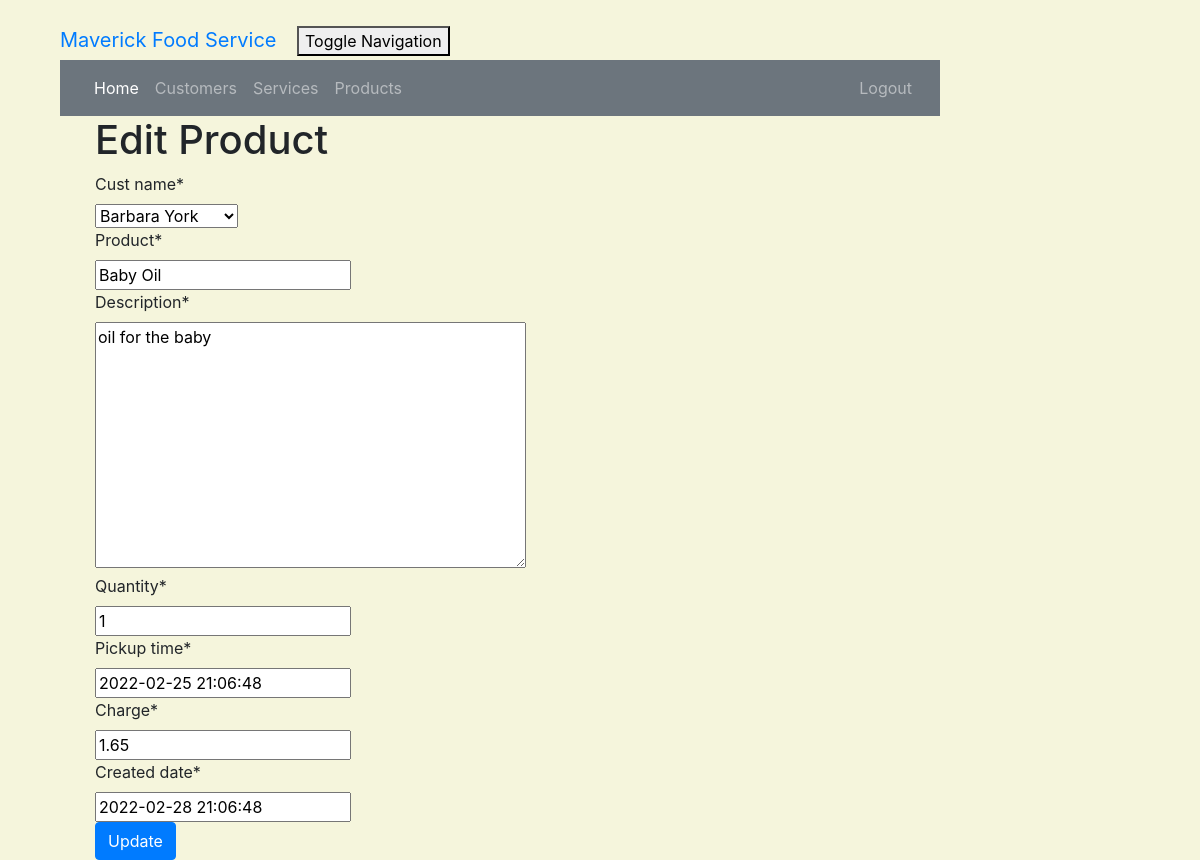
Screenshot of /product/1/edit/ (signed in) with the database file from the repository.
### crm/models.py (models this page shows, shortened)
class Customer(models.Model):
    cust_name = models.CharField(max_length=50)
    email = models.EmailField(max_length=100)
    phone = models.CharField(max_length=20)
    bldgroom = models.CharField(max_length=100)
    address = models.CharField(max_length=200)
    city = models.CharField(max_length=50)
    state = models.CharField(max_length=50)
    zipcode = models.CharField(max_length=10)
    organization = models.CharField(max_length=100)
    role = models.CharField(max_length=100)
    def __str__(self):
        return self.cust_name

class Product(models.Model):
    cust_name = models.ForeignKey(Customer, on_delete=models.CASCADE, related_name='products')
    product = models.CharField(max_length=100)
    description = models.TextField()
    quantity = models.IntegerField()
    pickup_time = models.DateTimeField(
        default=timezone.now)
    charge = models.DecimalField(max_digits=10, decimal_places=2)
    created_date = models.DateTimeField(
        default=timezone.now)
    updated_date = models.DateTimeField(auto_now_add=True)

### crm/views.py (the view)
# urls.py: path('product/<int:pk>/edit/', views.product_edit, name='product_edit'),
@login_required
def product_edit(request, pk):
    product = get_object_or_404(Product, pk=pk)
    if request.method == "POST":
        form = ProductForm(request.POST, instance=product)
        if form.is_valid():
            product = form.save()
            product.updated_date = timezone.now()
            product.save()
            products = Product.objects.filter(created_date__lte=timezone.now())
            return render(request, 'crm/product_list.html', {'products': products})
    else:
        form = ProductForm(instance=product)
    return render(request, 'crm/product_edit.html', {'form': form})

### crm/forms.py
class ProductForm(forms.ModelForm):
    class Meta:
        model = Product
        fields = ('cust_name', 'product', 'description', 'quantity', 'pickup_time', 'charge', 'created_date')

### crm/templates/crm/product_edit.html (shortened to what this page needs)
<!DOCTYPE html>
<html lang="en">
{% extends 'crm/base.html' %}
{% load crispy_forms_tags %}
{% block content %}
    <h1>Edit Product</h1>
    <form method="POST" class="product-form">{% csrf_token %}
        {{ form|crispy }}
        <button type="submit" class="btn btn-primary">Update</button>
    </form>
{% endblock %}

### crm/static/css/portfolio.css (style rules this page uses)
body { padding-left: 45px; padding-right: 45px; padding-top: 20px; }

### crm/templates/crm/product_edit.html (style rules this page uses)
body { background-color: beige; }

### rows the page displays
Customer: cust_name "Barbara York"
Product: product "Baby Oil", description "oil for the baby", quantity "1", pickup_time "2022-02-25 21:06:48", charge "1.65", created_date "2022-02-28 21:06:48"
